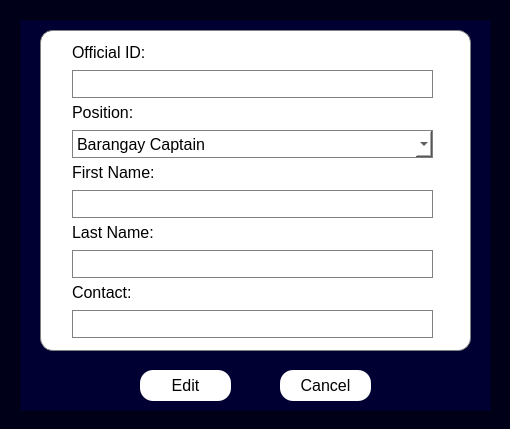
<?xml version="1.0" encoding="UTF-8"?>
<ui version="4.0">
 <class>editOfficialDialog</class>
 <widget class="QDialog" name="editOfficialDialog">
  <property name="geometry">
   <rect>
    <x>0</x>
    <y>0</y>
    <width>510</width>
    <height>429</height>
   </rect>
  </property>
  <property name="windowTitle">
   <string>Edit Official</string>
  </property>
  <property name="styleSheet">
   <string notr="true">background-color: rgb(0, 0, 25);</string>
  </property>
  <widget class="QFrame" name="frame">
   <property name="geometry">
    <rect>
     <x>20</x>
     <y>20</y>
     <width>471</width>
     <height>391</height>
    </rect>
   </property>
   <property name="styleSheet">
    <string notr="true">background-color: rgb(0, 0, 50);</string>
   </property>
   <property name="frameShape">
    <enum>QFrame::StyledPanel</enum>
   </property>
   <property name="frameShadow">
    <enum>QFrame::Raised</enum>
   </property>
   <widget class="QPushButton" name="addofficial_cancel_button">
    <property name="geometry">
     <rect>
      <x>260</x>
      <y>350</y>
      <width>91</width>
      <height>31</height>
     </rect>
    </property>
    <property name="font">
     <font>
      <pointsize>12</pointsize>
     </font>
    </property>
    <property name="styleSheet">
     <string notr="true">background-color: white;
border-radius: 13px;</string>
    </property>
    <property name="text">
     <string>Cancel</string>
    </property>
   </widget>
   <widget class="QPushButton" name="addofficial_save_button">
    <property name="geometry">
     <rect>
      <x>120</x>
      <y>350</y>
      <width>91</width>
      <height>31</height>
     </rect>
    </property>
    <property name="font">
     <font>
      <pointsize>12</pointsize>
     </font>
    </property>
    <property name="styleSheet">
     <string notr="true">background-color: white;
border-radius: 13px;</string>
    </property>
    <property name="text">
     <string>Edit</string>
    </property>
   </widget>
   <widget class="QFrame" name="frame_2">
    <property name="geometry">
     <rect>
      <x>20</x>
      <y>10</y>
      <width>431</width>
      <height>321</height>
     </rect>
    </property>
    <property name="styleSheet">
     <string notr="true">background-color: white;
border: 1px solid grey;
border-radius: 13px;</string>
    </property>
    <property name="frameShape">
     <enum>QFrame::StyledPanel</enum>
    </property>
    <property name="frameShadow">
     <enum>QFrame::Raised</enum>
    </property>
    <widget class="QLabel" name="label_resident_id">
     <property name="geometry">
      <rect>
       <x>32</x>
       <y>10</y>
       <width>95</width>
       <height>24</height>
      </rect>
     </property>
     <property name="font">
      <font>
       <pointsize>12</pointsize>
      </font>
     </property>
     <property name="styleSheet">
      <string notr="true">border: 0px</string>
     </property>
     <property name="text">
      <string>Official ID:</string>
     </property>
    </widget>
    <widget class="QLineEdit" name="editofficial_officialID_input">
     <property name="geometry">
      <rect>
       <x>32</x>
       <y>40</y>
       <width>361</width>
       <height>28</height>
      </rect>
     </property>
     <property name="font">
      <font>
       <pointsize>12</pointsize>
      </font>
     </property>
     <property name="styleSheet">
      <string notr="true">background-color: white;
border: 1px solid grey;
border-radius: 0px;</string>
     </property>
    </widget>
    <widget class="QLabel" name="label_first_name_2">
     <property name="geometry">
      <rect>
       <x>32</x>
       <y>130</y>
       <width>103</width>
       <height>24</height>
      </rect>
     </property>
     <property name="font">
      <font>
       <pointsize>12</pointsize>
      </font>
     </property>
     <property name="styleSheet">
      <string notr="true">border: 0px</string>
     </property>
     <property name="text">
      <string>First Name:</string>
     </property>
    </widget>
    <widget class="QLineEdit" name="editofficial_firstname_input">
     <property name="geometry">
      <rect>
       <x>32</x>
       <y>160</y>
       <width>361</width>
       <height>28</height>
      </rect>
     </property>
     <property name="font">
      <font>
       <pointsize>12</pointsize>
      </font>
     </property>
     <property name="styleSheet">
      <string notr="true">background-color: white;
border: 1px solid grey;
border-radius: 0px;</string>
     </property>
    </widget>
    <widget class="QLabel" name="label_last_name">
     <property name="geometry">
      <rect>
       <x>32</x>
       <y>190</y>
       <width>102</width>
       <height>24</height>
      </rect>
     </property>
     <property name="font">
      <font>
       <pointsize>12</pointsize>
      </font>
     </property>
     <property name="styleSheet">
      <string notr="true">border: 0px</string>
     </property>
     <property name="text">
      <string>Last Name:</string>
     </property>
    </widget>
    <widget class="QLineEdit" name="editofficial_lastname_input">
     <property name="geometry">
      <rect>
       <x>32</x>
       <y>220</y>
       <width>361</width>
       <height>28</height>
      </rect>
     </property>
     <property name="font">
      <font>
       <pointsize>12</pointsize>
      </font>
     </property>
     <property name="styleSheet">
      <string notr="true">background-color: white;
border: 1px solid grey;
border-radius: 0px;</string>
     </property>
    </widget>
    <widget class="QLabel" name="label_contact">
     <property name="geometry">
      <rect>
       <x>32</x>
       <y>250</y>
       <width>75</width>
       <height>24</height>
      </rect>
     </property>
     <property name="font">
      <font>
       <pointsize>12</pointsize>
      </font>
     </property>
     <property name="styleSheet">
      <string notr="true">border: 0px</string>
     </property>
     <property name="text">
      <string>Contact:</string>
     </property>
    </widget>
    <widget class="QLineEdit" name="editofficial_contact_input">
     <property name="geometry">
      <rect>
       <x>32</x>
       <y>280</y>
       <width>361</width>
       <height>28</height>
      </rect>
     </property>
     <property name="font">
      <font>
       <pointsize>12</pointsize>
      </font>
     </property>
     <property name="styleSheet">
      <string notr="true">background-color: white;
border: 1px solid grey;
border-radius: 0px;</string>
     </property>
    </widget>
    <widget class="QComboBox" name="editofficial_position_input">
     <property name="geometry">
      <rect>
       <x>32</x>
       <y>100</y>
       <width>361</width>
       <height>28</height>
      </rect>
     </property>
     <property name="font">
      <font>
       <pointsize>12</pointsize>
      </font>
     </property>
     <property name="styleSheet">
      <string notr="true">background-color: white;
border: 1px solid grey;
border-radius: 0px;</string>
     </property>
     <item>
      <property name="text">
       <string>Barangay Captain</string>
      </property>
     </item>
     <item>
      <property name="text">
       <string>Barangay Councilor</string>
      </property>
     </item>
     <item>
      <property name="text">
       <string>SK Offical</string>
      </property>
     </item>
     <item>
      <property name="text">
       <string>Barangay Secretary</string>
      </property>
     </item>
     <item>
      <property name="text">
       <string>Barangay Treasurer</string>
      </property>
     </item>
     <item>
      <property name="text">
       <string>Barangay Health Worker</string>
      </property>
     </item>
     <item>
      <property name="text">
       <string>Barangay Tanod</string>
      </property>
     </item>
    </widget>
    <widget class="QLabel" name="label_sex">
     <property name="geometry">
      <rect>
       <x>32</x>
       <y>70</y>
       <width>77</width>
       <height>24</height>
      </rect>
     </property>
     <property name="font">
      <font>
       <pointsize>12</pointsize>
      </font>
     </property>
     <property name="styleSheet">
      <string notr="true">border: 0px</string>
     </property>
     <property name="text">
      <string>Position:</string>
     </property>
    </widget>
   </widget>
  </widget>
 </widget>
 <resources/>
 <connections/>
</ui>
